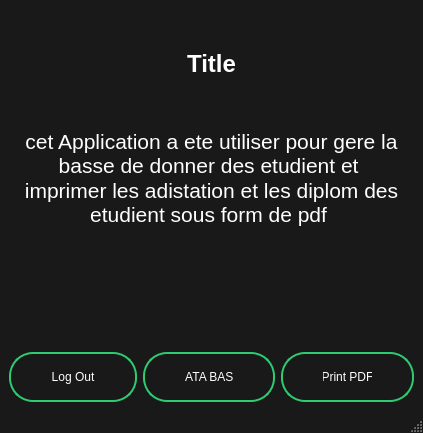
<?xml version="1.0" encoding="UTF-8"?>
<ui version="4.0">
 <class>MainWindow</class>
 <widget class="QMainWindow" name="MainWindow">
  <property name="geometry">
   <rect>
    <x>0</x>
    <y>0</y>
    <width>423</width>
    <height>433</height>
   </rect>
  </property>
  <property name="minimumSize">
   <size>
    <width>423</width>
    <height>433</height>
   </size>
  </property>
  <property name="maximumSize">
   <size>
    <width>423</width>
    <height>433</height>
   </size>
  </property>
  <property name="windowTitle">
   <string>MainWindow</string>
  </property>
  <property name="styleSheet">
   <string notr="true">#MainWindow{
margin: 0;
padding: 0;
font-family: sans-serif;
  background: #191919;
  color: white;
  text-transform: uppercase;
  font-weight: 500;}
#centralwidget{
  padding: 30px;
  background: #191919;

  color: white;
  text-transform: uppercase;
  font-weight: 500;}
#label{
color: white;
  text-transform: uppercase;
  font-weight: 500;
}
QPushButton{
  border:0;
  background: none;
  display: block;
  text-align: center;
  border: 2px solid #2ecc71;
  padding: 14px 40px;
  outline: none;
  color: white;
  border-radius: 24px;
  transition: 0.25s;
  cursor: pointer;
}
QPushButton:hover{
  background: #2ecc71;
}
QTextBrowser{
 background: #191919;
color: white;}</string>
  </property>
  <widget class="QWidget" name="centralwidget">
   <layout class="QGridLayout" name="gridLayout">
    <item row="0" column="0">
     <layout class="QVBoxLayout" name="verticalLayout" stretch="1,2,1">
      <item>
       <layout class="QHBoxLayout" name="horizontalLayout" stretch="3,2,3">
        <item>
         <spacer name="horizontalSpacer">
          <property name="orientation">
           <enum>Qt::Horizontal</enum>
          </property>
          <property name="sizeHint" stdset="0">
           <size>
            <width>40</width>
            <height>20</height>
           </size>
          </property>
         </spacer>
        </item>
        <item>
         <widget class="QLabel" name="label">
          <property name="font">
           <font>
            <pointsize>18</pointsize>
            <weight>62</weight>
            <bold>true</bold>
           </font>
          </property>
          <property name="text">
           <string>Title</string>
          </property>
          <property name="alignment">
           <set>Qt::AlignCenter</set>
          </property>
         </widget>
        </item>
        <item>
         <spacer name="horizontalSpacer_2">
          <property name="orientation">
           <enum>Qt::Horizontal</enum>
          </property>
          <property name="sizeHint" stdset="0">
           <size>
            <width>40</width>
            <height>20</height>
           </size>
          </property>
         </spacer>
        </item>
       </layout>
      </item>
      <item>
       <widget class="QTextBrowser" name="textBrowser">
        <property name="frameShape">
         <enum>QFrame::NoFrame</enum>
        </property>
        <property name="html">
         <string>&lt;!DOCTYPE HTML PUBLIC &quot;-//W3C//DTD HTML 4.0//EN&quot; &quot;http://www.w3.org/TR/REC-html40/strict.dtd&quot;&gt;
&lt;html&gt;&lt;head&gt;&lt;meta name=&quot;qrichtext&quot; content=&quot;1&quot; /&gt;&lt;style type=&quot;text/css&quot;&gt;
p, li { white-space: pre-wrap; }
&lt;/style&gt;&lt;/head&gt;&lt;body style=&quot; font-family:'MS Shell Dlg 2'; font-size:8.25pt; font-weight:400; font-style:normal;&quot;&gt;
&lt;p align=&quot;center&quot; style=&quot; margin-top:0px; margin-bottom:0px; margin-left:0px; margin-right:0px; -qt-block-indent:0; text-indent:0px;&quot;&gt;&lt;span style=&quot; font-size:16pt;&quot;&gt;cet Application a ete utiliser pour gere la basse de donner des etudient et &lt;/span&gt;&lt;/p&gt;
&lt;p align=&quot;center&quot; style=&quot; margin-top:0px; margin-bottom:0px; margin-left:0px; margin-right:0px; -qt-block-indent:0; text-indent:0px;&quot;&gt;&lt;span style=&quot; font-size:16pt;&quot;&gt;imprimer les adistation et les diplom des etudient sous form de pdf &lt;/span&gt;&lt;/p&gt;&lt;/body&gt;&lt;/html&gt;</string>
        </property>
        <property name="textInteractionFlags">
         <set>Qt::NoTextInteraction</set>
        </property>
       </widget>
      </item>
      <item>
       <layout class="QHBoxLayout" name="horizontalLayout_2">
        <item>
         <widget class="QPushButton" name="Logout">
          <property name="minimumSize">
           <size>
            <width>0</width>
            <height>50</height>
           </size>
          </property>
          <property name="text">
           <string>Log Out</string>
          </property>
         </widget>
        </item>
        <item>
         <widget class="QPushButton" name="DataBass">
          <property name="minimumSize">
           <size>
            <width>0</width>
            <height>50</height>
           </size>
          </property>
          <property name="text">
           <string>DATA BASS</string>
          </property>
         </widget>
        </item>
        <item>
         <widget class="QPushButton" name="PrintPdf">
          <property name="minimumSize">
           <size>
            <width>0</width>
            <height>50</height>
           </size>
          </property>
          <property name="text">
           <string>Print PDF</string>
          </property>
         </widget>
        </item>
       </layout>
      </item>
     </layout>
    </item>
   </layout>
  </widget>
  <widget class="QMenuBar" name="menubar">
   <property name="geometry">
    <rect>
     <x>0</x>
     <y>0</y>
     <width>423</width>
     <height>21</height>
    </rect>
   </property>
  </widget>
  <widget class="QStatusBar" name="statusbar"/>
 </widget>
 <resources/>
 <connections/>
</ui>
